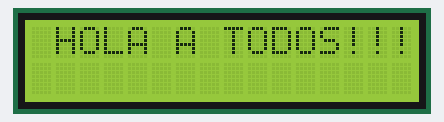
Simulated run of this sketch. Board: Arduino Uno, built with avr-gcc and run on an emulated ATmega328P. On the bench: 16×2 character LCD.

Above: at 0.1 s.
At 2.6 s:
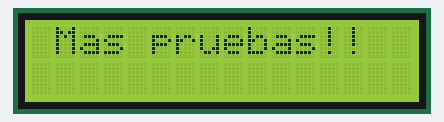
At 3.7 s:
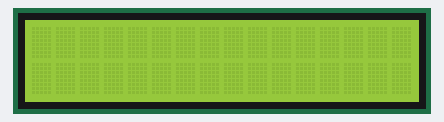
At 4.5 s:
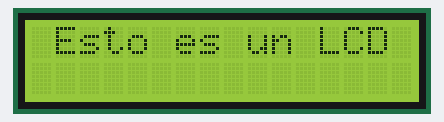
At 16.6 s:
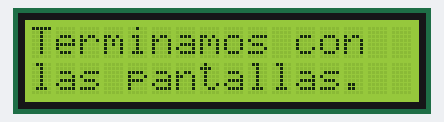
At 18.7 s:
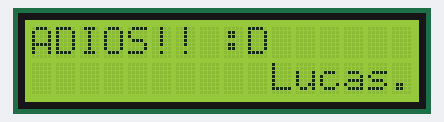

Measured:
- by itself, everything shown: repeats every 17.5 s, in 22 steps
- what the display in image 1 shows lasts 1.0 s, from 2.6 s to 3.6 s
- what the display in image 2 shows lasts 0.8 s, from 3.6 s to 4.4 s
- what the display in image 4 shows lasts 2.0 s, from 16.6 s to 18.6 s
- what the display in image 5 shows lasts 2.5 s, from 18.6 s to 21.1 s

The sketch:

miniLCD.ino
```cpp
#include <LiquidCrystal_I2C.h> // Debe descargar la Libreria que controla el I2C
#include<Wire.h>

LiquidCrystal_I2C lcd(0x27,16,2);

String msg1 = " HOLA A TODOS!!!";
String msg2 = " Con libreria LiquidCristalI2c ";
int tam1 = msg1.length();
int tam2 = msg2.length();

void setup() {
  lcd.init();
  lcd.backlight();
  lcd.clear();
  //lcd.setCursor(0,0);
  lcd.print(msg1); //primer mensaje
  delay(2500);
  lcd.clear();
  lcd.print(" Mas pruebas!!");
  delay(1000);
}
void test(){
  lcd.clear();
}

void loop() {

  lcd.clear();
  delay(800);
  lcd.print(" Esto es un LCD");
  delay(800);
  lcd.setCursor(0,1);
  lcd.print(msg2);
  delay(600);
  for(int c=0;c<tam1;c++){
  lcd.scrollDisplayLeft();
  delay(650);
  }

  lcd.clear();
  lcd.home();
  delay(300);
  lcd.print("Terminamos con");
  lcd.setCursor(0,1);
  lcd.print("las pantallas.");
  delay(2000);
  lcd.clear();
  lcd.print("ADIOS!! :D  ");
  lcd.setCursor(0,1);
  lcd.print("          Lucas. ");
  delay(2500);

}
```
